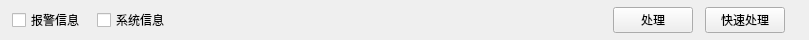
<?xml version="1.0" encoding="UTF-8"?>
<ui version="4.0">
 <class>ControlWidget</class>
 <widget class="QWidget" name="ControlWidget">
  <property name="geometry">
   <rect>
    <x>0</x>
    <y>0</y>
    <width>809</width>
    <height>40</height>
   </rect>
  </property>
  <property name="minimumSize">
   <size>
    <width>0</width>
    <height>40</height>
   </size>
  </property>
  <property name="maximumSize">
   <size>
    <width>16777215</width>
    <height>40</height>
   </size>
  </property>
  <property name="windowTitle">
   <string>Form</string>
  </property>
  <property name="styleSheet">
   <string notr="true"/>
  </property>
  <layout class="QVBoxLayout" name="verticalLayout">
   <property name="spacing">
    <number>0</number>
   </property>
   <property name="leftMargin">
    <number>0</number>
   </property>
   <property name="topMargin">
    <number>0</number>
   </property>
   <property name="rightMargin">
    <number>0</number>
   </property>
   <property name="bottomMargin">
    <number>0</number>
   </property>
   <item>
    <layout class="QHBoxLayout" name="horizontalLayout">
     <property name="spacing">
      <number>12</number>
     </property>
     <property name="leftMargin">
      <number>12</number>
     </property>
     <property name="rightMargin">
      <number>24</number>
     </property>
     <item>
      <widget class="QCheckBox" name="alarmWarmingCheckBox">
       <property name="text">
        <string>报警信息</string>
       </property>
      </widget>
     </item>
     <item>
      <widget class="QCheckBox" name="deviceSystemcheckBox">
       <property name="text">
        <string>系统信息</string>
       </property>
      </widget>
     </item>
     <item>
      <spacer name="horizontalSpacer">
       <property name="orientation">
        <enum>Qt::Horizontal</enum>
       </property>
       <property name="sizeHint" stdset="0">
        <size>
         <width>40</width>
         <height>20</height>
        </size>
       </property>
      </spacer>
     </item>
     <item>
      <widget class="QPushButton" name="handalPushButton">
       <property name="text">
        <string>处理</string>
       </property>
      </widget>
     </item>
     <item>
      <widget class="QPushButton" name="fastHandlePushButton">
       <property name="text">
        <string>快速处理</string>
       </property>
      </widget>
     </item>
    </layout>
   </item>
  </layout>
 </widget>
 <resources/>
 <connections/>
</ui>
